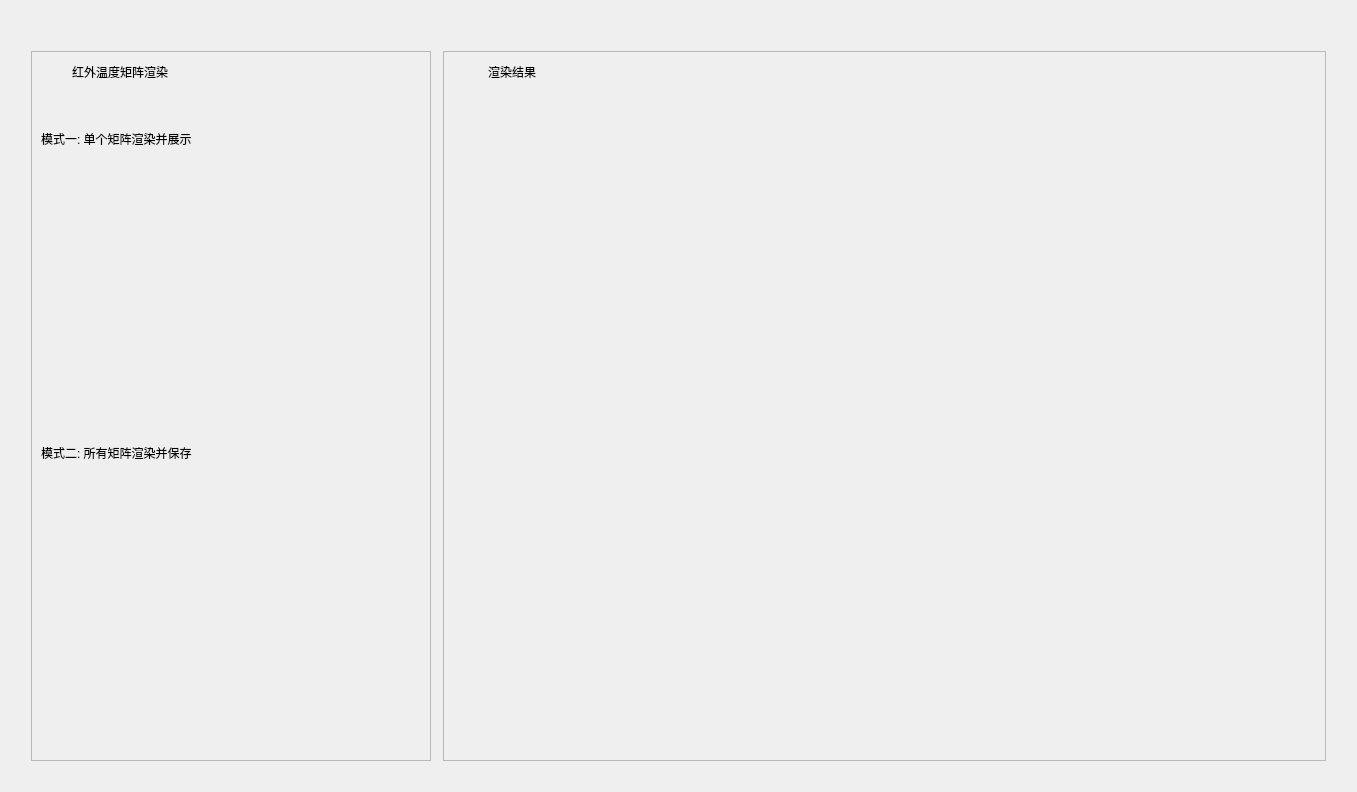
<?xml version="1.0" encoding="UTF-8"?>
<ui version="4.0">
 <class>RenderInterface</class>
 <widget class="QWidget" name="RenderInterface">
  <property name="geometry">
   <rect>
    <x>0</x>
    <y>0</y>
    <width>1357</width>
    <height>792</height>
   </rect>
  </property>
  <property name="windowTitle">
   <string>Form</string>
  </property>
  <layout class="QVBoxLayout" name="verticalLayout">
   <item>
    <layout class="QHBoxLayout" name="horizontalLayout" stretch="0,0">
     <property name="spacing">
      <number>12</number>
     </property>
     <property name="leftMargin">
      <number>20</number>
     </property>
     <property name="topMargin">
      <number>40</number>
     </property>
     <property name="rightMargin">
      <number>20</number>
     </property>
     <property name="bottomMargin">
      <number>20</number>
     </property>
     <item>
      <widget class="CardWidget" name="settingCard">
       <property name="minimumSize">
        <size>
         <width>400</width>
         <height>400</height>
        </size>
       </property>
       <property name="maximumSize">
        <size>
         <width>400</width>
         <height>16777215</height>
        </size>
       </property>
       <property name="frameShape">
        <enum>QFrame::StyledPanel</enum>
       </property>
       <property name="frameShadow">
        <enum>QFrame::Raised</enum>
       </property>
       <layout class="QVBoxLayout" name="verticalLayout_6">
        <item>
         <layout class="QVBoxLayout" name="settingVerticalLayout_1" stretch="0,0,0,1,0,1">
          <property name="spacing">
           <number>7</number>
          </property>
          <item>
           <layout class="QHBoxLayout" name="settingHorizontalLayout_1" stretch="0,0,0,0">
            <item>
             <widget class="IconWidget" name="widget" native="true">
              <property name="minimumSize">
               <size>
                <width>22</width>
                <height>22</height>
               </size>
              </property>
              <property name="maximumSize">
               <size>
                <width>22</width>
                <height>22</height>
               </size>
              </property>
              <property name="icon" stdset="0">
               <iconset resource="../resource.qrc">
                <normaloff>:/images/render.png</normaloff>:/images/render.png</iconset>
              </property>
             </widget>
            </item>
            <item>
             <spacer name="settingHorizontalSpacer_1">
              <property name="orientation">
               <enum>Qt::Horizontal</enum>
              </property>
              <property name="sizeType">
               <enum>QSizePolicy::Fixed</enum>
              </property>
              <property name="sizeHint" stdset="0">
               <size>
                <width>2</width>
                <height>20</height>
               </size>
              </property>
             </spacer>
            </item>
            <item>
             <widget class="StrongBodyLabel" name="settingPeriodLabel">
              <property name="maximumSize">
               <size>
                <width>16151564</width>
                <height>200</height>
               </size>
              </property>
              <property name="text">
               <string>红外温度矩阵渲染</string>
              </property>
             </widget>
            </item>
            <item>
             <spacer name="settingHorizontalSpacer_2">
              <property name="orientation">
               <enum>Qt::Horizontal</enum>
              </property>
              <property name="sizeHint" stdset="0">
               <size>
                <width>40</width>
                <height>20</height>
               </size>
              </property>
             </spacer>
            </item>
           </layout>
          </item>
          <item>
           <spacer name="verticalSpacer">
            <property name="orientation">
             <enum>Qt::Vertical</enum>
            </property>
            <property name="sizeType">
             <enum>QSizePolicy::Fixed</enum>
            </property>
            <property name="sizeHint" stdset="0">
             <size>
              <width>10</width>
              <height>40</height>
             </size>
            </property>
           </spacer>
          </item>
          <item>
           <layout class="QVBoxLayout" name="settingVerticalLayout_2" stretch="0,0">
            <property name="topMargin">
             <number>0</number>
            </property>
            <item>
             <widget class="StrongBodyLabel" name="settingModeLabel_1">
              <property name="text">
               <string>模式一: 单个矩阵渲染并展示</string>
              </property>
              <property name="alignment">
               <set>Qt::AlignLeading|Qt::AlignLeft|Qt::AlignVCenter</set>
              </property>
             </widget>
            </item>
            <item>
             <layout class="QVBoxLayout" name="settingFileVerticalLayout"/>
            </item>
           </layout>
          </item>
          <item>
           <spacer name="verticalSpacer_2">
            <property name="orientation">
             <enum>Qt::Vertical</enum>
            </property>
            <property name="sizeHint" stdset="0">
             <size>
              <width>20</width>
              <height>40</height>
             </size>
            </property>
           </spacer>
          </item>
          <item>
           <layout class="QVBoxLayout" name="settingVerticalLayout_3">
            <property name="topMargin">
             <number>0</number>
            </property>
            <item>
             <widget class="StrongBodyLabel" name="settingModeLabel_2">
              <property name="text">
               <string>模式二: 所有矩阵渲染并保存</string>
              </property>
              <property name="alignment">
               <set>Qt::AlignLeading|Qt::AlignLeft|Qt::AlignVCenter</set>
              </property>
             </widget>
            </item>
            <item>
             <layout class="QVBoxLayout" name="settingDirVerticalLayout"/>
            </item>
           </layout>
          </item>
          <item>
           <spacer name="verticalSpacer_3">
            <property name="orientation">
             <enum>Qt::Vertical</enum>
            </property>
            <property name="sizeHint" stdset="0">
             <size>
              <width>20</width>
              <height>40</height>
             </size>
            </property>
           </spacer>
          </item>
         </layout>
        </item>
       </layout>
      </widget>
     </item>
     <item>
      <widget class="CardWidget" name="irCard">
       <property name="minimumSize">
        <size>
         <width>380</width>
         <height>0</height>
        </size>
       </property>
       <property name="frameShape">
        <enum>QFrame::StyledPanel</enum>
       </property>
       <property name="frameShadow">
        <enum>QFrame::Raised</enum>
       </property>
       <layout class="QVBoxLayout" name="verticalLayout_4">
        <item>
         <layout class="QVBoxLayout" name="irVerticalLayout_1" stretch="0,1">
          <item>
           <layout class="QHBoxLayout" name="irHorizontalLayout_1">
            <property name="leftMargin">
             <number>5</number>
            </property>
            <item>
             <widget class="IconWidget" name="irCardIcon_1" native="true">
              <property name="minimumSize">
               <size>
                <width>22</width>
                <height>22</height>
               </size>
              </property>
              <property name="maximumSize">
               <size>
                <width>22</width>
                <height>22</height>
               </size>
              </property>
              <property name="icon" stdset="0">
               <iconset resource="../resource.qrc">
                <normaloff>:/images/camera.png</normaloff>:/images/camera.png</iconset>
              </property>
             </widget>
            </item>
            <item>
             <spacer name="irHorizontalSpacer_2">
              <property name="orientation">
               <enum>Qt::Horizontal</enum>
              </property>
              <property name="sizeType">
               <enum>QSizePolicy::Fixed</enum>
              </property>
              <property name="sizeHint" stdset="0">
               <size>
                <width>2</width>
                <height>20</height>
               </size>
              </property>
             </spacer>
            </item>
            <item>
             <widget class="StrongBodyLabel" name="irPeriodLabel">
              <property name="text">
               <string>渲染结果</string>
              </property>
             </widget>
            </item>
            <item>
             <spacer name="irHorizontalSpacer_1">
              <property name="orientation">
               <enum>Qt::Horizontal</enum>
              </property>
              <property name="sizeHint" stdset="0">
               <size>
                <width>40</width>
                <height>20</height>
               </size>
              </property>
             </spacer>
            </item>
           </layout>
          </item>
          <item>
           <layout class="QVBoxLayout" name="irVerticalLayout_2">
            <item>
             <widget class="QLabel" name="irLabel">
              <property name="text">
               <string/>
              </property>
             </widget>
            </item>
           </layout>
          </item>
         </layout>
        </item>
       </layout>
      </widget>
     </item>
    </layout>
   </item>
  </layout>
 </widget>
 <customwidgets>
  <customwidget>
   <class>IconWidget</class>
   <extends>QWidget</extends>
   <header>qfluentwidgets</header>
  </customwidget>
  <customwidget>
   <class>CardWidget</class>
   <extends>QFrame</extends>
   <header>qfluentwidgets</header>
   <container>1</container>
  </customwidget>
  <customwidget>
   <class>StrongBodyLabel</class>
   <extends>QLabel</extends>
   <header>qfluentwidgets</header>
  </customwidget>
 </customwidgets>
 <resources>
  <include location="../resource.qrc"/>
 </resources>
 <connections/>
</ui>
